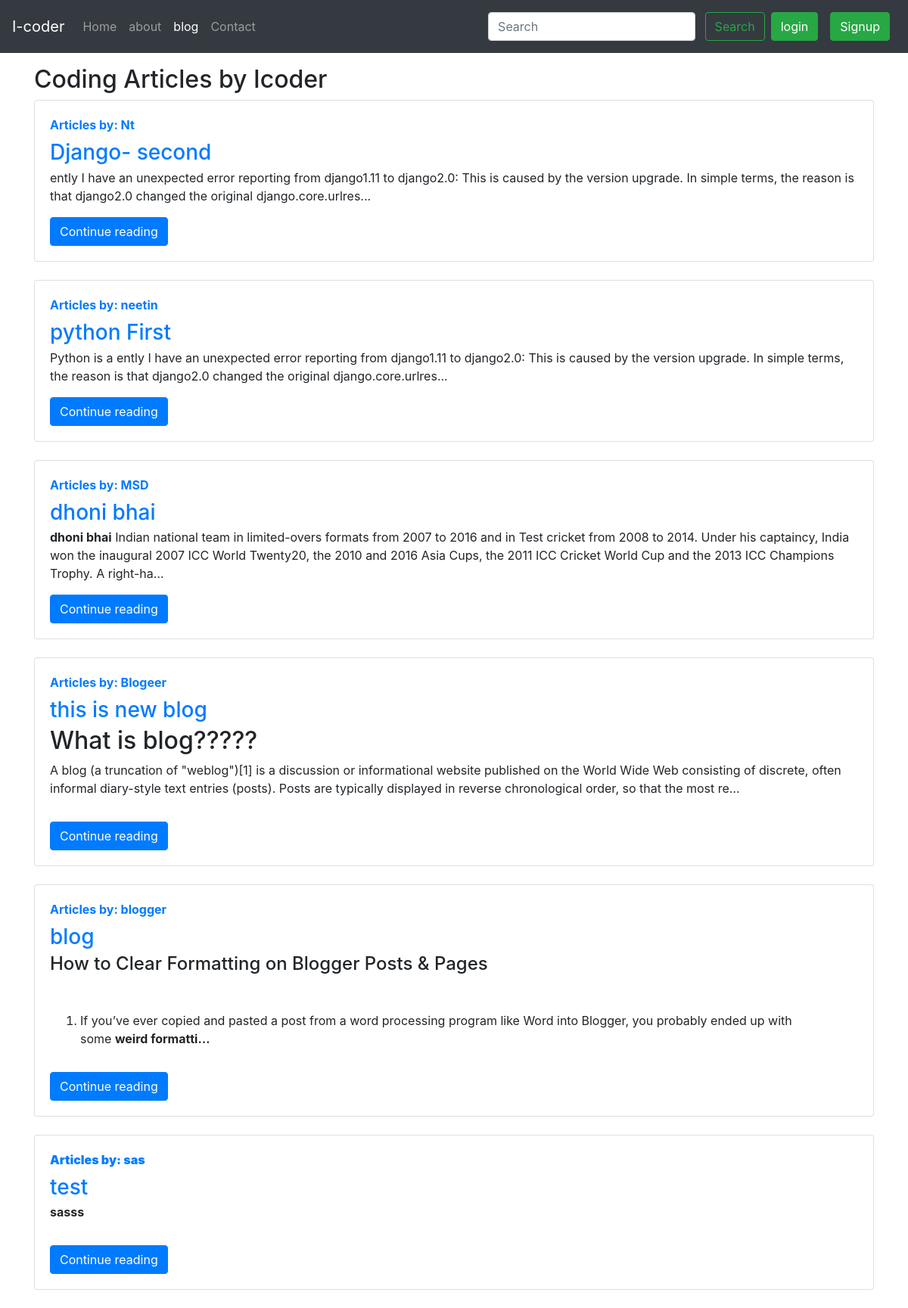
Screenshot of /blog/ with the database file from the repository.
### blog/models.py (models this page shows, shortened)
class Post(models.Model):
    sno = models.AutoField(primary_key=True)
    title = models.CharField(max_length=255)
    content = models.TextField()
    author = models.CharField(max_length=20)
    slug = models.CharField(max_length=220)
    timeStamp = models.DateTimeField(blank=True)

### blog/views.py (the view)
# urls.py: path('', views.blogHome, name='blogHome'),
def blogHome(request):
    allPosts = Post.objects.all()
    context = {'allPosts': allPosts}
    return render(request, 'blog/blogHome.html', context)

### templates/blog/blogHome.html (shortened to what this page needs)
{% extends 'base.html' %}
{% block blogactive %}active {% endblock blogactive %}
{% block body %}
<div class="container my-3">
    <h2>Coding Articles by Icoder</h2>
    {% for post in allPosts %}
    <div class="card flex-md-row mb-4 box-shadow h-md-250">
        <div class="card-body d-flex flex-column align-items-start">
            <strong class="d-inline-block mb-2 text-primary">Articles by: {{post.author}}</strong>
            <h3 class="mb-0">
                <a href="/blog/{{post.slug}}">{{post.title}} </a>
            </h3>
            <p class="card-text mb-auto"><div class="preview">{{post.content|safe | truncatechars:300}}</div></p>
            <a href="/blog/{{post.slug}}" role="button" class="btn btn-primary">Continue reading</a>
        </div>
    </div>
    {% endfor %}
</div>
{% endblock body %}

### rows the page displays
Post: author "Nt", title "Django- second", content "ently I have an unexpected error reporting from django1.11 to django2.0: This is caused by the version upgrade. In simple terms, the reason is that django2.0 changed the original django.core.urlres..."
Post: author "neetin", title "python First", content "Python is a ently I have an unexpected error reporting from django1.11 to django2.0: This is caused by the version upgrade. In simple terms, the reason is that django2.0 changed the original django.core.urlres..."
Post: author "MSD", title "dhoni bhai", content "dhoni bhai Indian national team in limited-overs formats from 2007 to 2016 and in Test cricket from 2008 to 2014. Under his captaincy, India won the inaugural 2007 ICC World Twenty20, the 2010 and 2016 Asia Cups, the 2011 ICC Cricket World Cup and the 2013 ICC Champions Trophy. A right-ha…"
Post: author "Blogeer", title "this is new blog", content "What is blog????? A blog (a truncation of \"weblog\")[1] is a discussion or informational website published on the World Wide Web consisting of discrete, often informal diary-style text entries (posts). Posts are typically displayed in reverse chronological order, so that the most re…"
Post: author "blogger", title "blog", content "How to Clear Formatting on Blogger Posts & Pages If you’ve ever copied and pasted a post from a word processing program like Word into Blogger, you probably ended up with some weird formatti…"
Post: author "sas", title "test", content "sasss"
